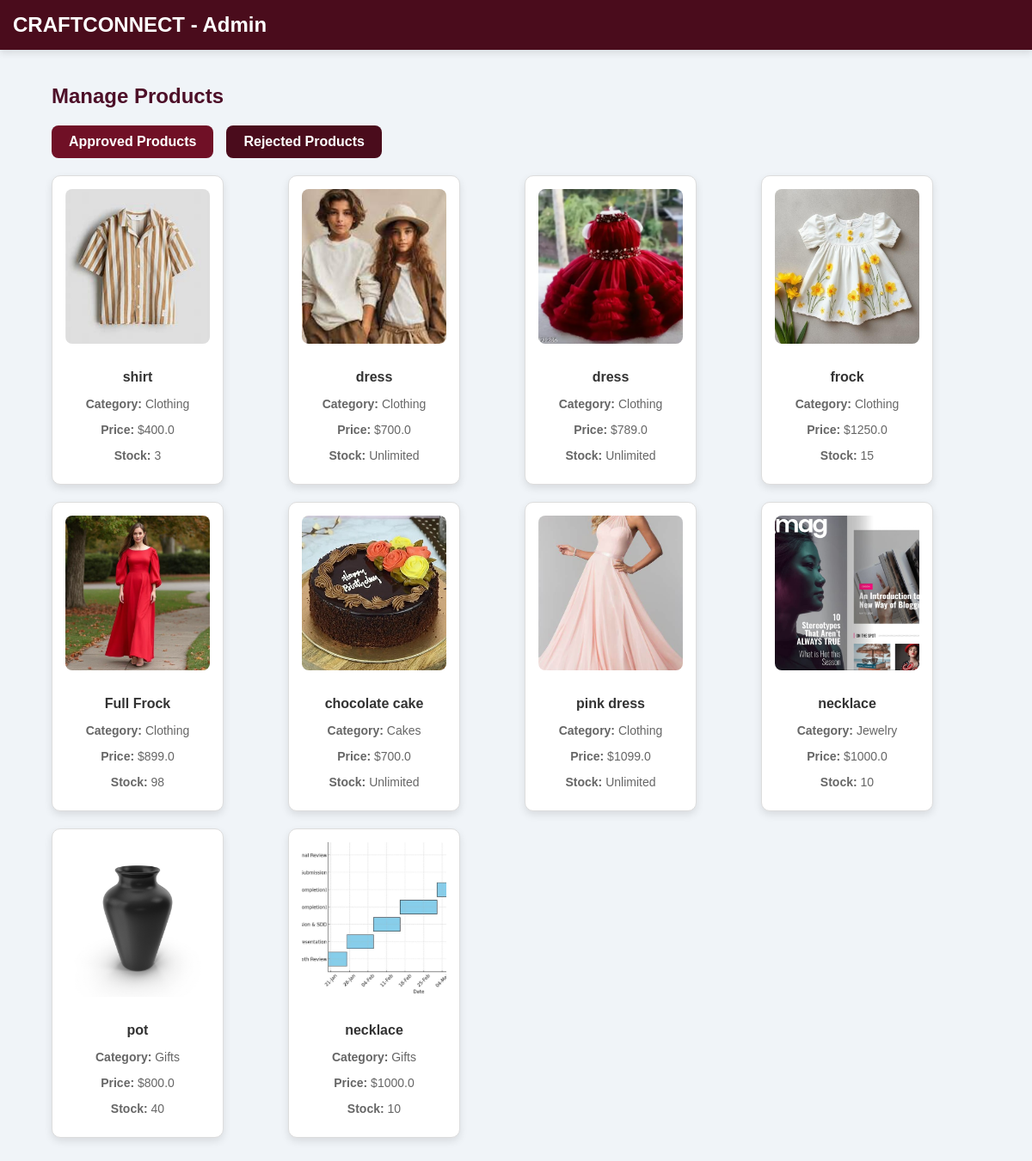
Page /admin/manage_products (signed in) on the committed database.
### tables this page shows
CREATE TABLE products (
            id INTEGER PRIMARY KEY AUTOINCREMENT,
            name TEXT NOT NULL,
            description TEXT NOT NULL,
            price REAL NOT NULL,
            image TEXT NOT NULL,
            manufacturer_id INTEGER, approved INTEGER DEFAULT 0, category TEXT, stock_limit INTEGER DEFAULT NULL, size_chart TEXT,
            FOREIGN KEY (manufacturer_id) REFERENCES users (id)
        );

### app.py (the view)
@app.route('/admin/manage_products')
def admin_manage_products():
    if 'admin_logged_in' not in session:
        return redirect('/admin')
    conn = get_db_connection()
    cursor = conn.cursor()
    cursor.execute("SELECT * FROM products WHERE approved = 1")  # Fetch only approved products
    products = cursor.fetchall()
    conn.close()
    return render_template("admin_manage_products.html", products=products, rejected=False)

### app.py (called while the page is built)
def get_db_connection():
    conn = sqlite3.connect("craftconnect.db")
    conn.row_factory = sqlite3.Row
    return conn

### templates/admin_manage_products.html (shortened to what this page needs)
<!DOCTYPE html>
<html lang="en">
<head>
    <link rel="stylesheet" href="{{ url_for('static', filename='css/styles.css') }}">
</head>
<body>
    <nav class="navbar">CRAFTCONNECT - Admin</nav>
    <div class="container">
        <h2>Manage Products</h2>
        <div class="tabs">
            <a href="{{ url_for('admin_manage_products') }}" class="tab {% if not rejected %}active{% endif %}">Approved Products</a>
            <a href="{{ url_for('admin_rejected_products') }}" class="tab {% if rejected %}active{% endif %}">Rejected Products</a>
        </div>
<div class="product-grid">
    {% if products %}
        {% for product in products %}
        <div class="product-card">
            <a href="{{ url_for('admin_product_details', product_id=product['id']) }}" style="text-decoration: none; color: inherit;">
                <img src="{{ url_for('static', filename='uploads/' + product['image']) }}" alt="{{ product['name'] }}">
                <h3>{{ product['name'] }}</h3>
                <p><strong>Category:</strong> {{ product['category'] }}</p>
                <p><strong>Price:</strong> ${{ product['price'] }}</p>
                <p><strong>Stock:</strong> {{ product['stock_limit'] if product['stock_limit'] else 'Unlimited' }}</p>
            </a>
        </div>
        {% endfor %}
    {% else %}
        <p>No products found.</p>
    {% endif %}
</div>
</body>
</html>

### static/css/styles.css (style rules this page uses)
body { margin: 0; padding: 0; overflow-x: hidden; font-family: Arial, sans-serif; background: white; color: #4D0F28; min-height: 100vh; box-sizing: border-box; width:100%; max-width: 100%; }
.navbar { display: flex; justify-content: space-between; align-items: center; padding: 15px 30px; background: #4D0F28; color: white; box-shadow: 0px 4px 8px rgba(0, 0, 0, 0.1); max-width: 100%; flex-wrap: wrap; }
* { outline: none; box-sizing: border-box; max-width: 100vw; }
.product-card { background: #fff; color: #4D0F28; padding: 20px; box-shadow: 0px 4px 8px rgba(0, 0, 0, 0.15); text-align: center; border-radius: 8px; transition: transform 0.3s ease, box-shadow 0.3s ease; width: 250px; }
.product-card img { width: 100%; height: 200px; object-fit: cover; border-radius: 5px; margin-bottom: 15px; }
.product-card h3 { font-size: 18px; color: #4D0F28; margin-bottom: 10px; }
.product-card p { font-size: 16px; color: #666; margin-bottom: 10px; }
.product-grid { display: flex; flex-wrap: wrap; gap: 20px; justify-content: center; }
.product-card { background-color: #fff; border: 1px solid #ddd; border-radius: 8px; width: 200px; padding: 15px; text-align: center; box-shadow: 0 4px 8px rgba(0, 0, 0, 0.1); }
.product-card img { width: 100%; height: 150px; object-fit: cover; border-radius: 8px; margin-bottom: 10px; }
.product-card h3 { font-size: 16px; color: #333; margin-bottom: 5px; }
.product-card p { font-size: 14px; color: #666; margin-bottom: 10px; }

### templates/admin_manage_products.html (style rules this page uses)
body { font-family: Arial, sans-serif; background-color: #f0f4f8; margin: 0; padding: 0; }
.navbar { width: 100%; background-color: #4a0c1c; color: white; padding: 15px; text-align: left; font-size: 24px; font-weight: bold; }
.container { width: 90%; max-width: 1200px; margin: 40px auto; }
.tabs { display: flex; gap: 15px; margin-bottom: 20px; }
.tab { background: #4a0c1c; color: white; padding: 10px 20px; border-radius: 8px; text-decoration: none; font-size: 16px; font-weight: bold; }
.tab.active { background: #701026; }
.product-grid { display: grid; grid-template-columns: repeat(auto-fit, minmax(250px, 1fr)); gap: 20px; }
.product-card { background: white; padding: 15px; border-radius: 10px; box-shadow: 0 4px 10px rgba(0, 0, 0, 0.1); text-align: center; }
.product-card img { width: 100%; height: 180px; object-fit: cover; border-radius: 8px; }

### rows in the picture
products: image+name (picture), name "shirt", category "Clothing", price "400.0", stock_limit "3"
products: image (picture), name "dress", category "Clothing", price "700.0", stock_limit "Unlimited"
products: image (picture), name "dress", category "Clothing", price "789.0", stock_limit "Unlimited"
products: image+name (picture), name "frock", category "Clothing", price "1250.0", stock_limit "15"
products: image (picture), name "Full Frock", category "Clothing", price "899.0", stock_limit "98"
products: image (picture), name "chocolate cake", category "Cakes", price "700.0", stock_limit "Unlimited"
products: image (picture), name "pink dress", category "Clothing", price "1099.0", stock_limit "Unlimited"
products: image (picture), name "necklace", category "Jewelry", price "1000.0", stock_limit "10"
products: image (picture), name "pot", category "Gifts", price "800.0", stock_limit "40"
products: image (picture), name "necklace", category "Gifts", price "1000.0", stock_limit "10"
